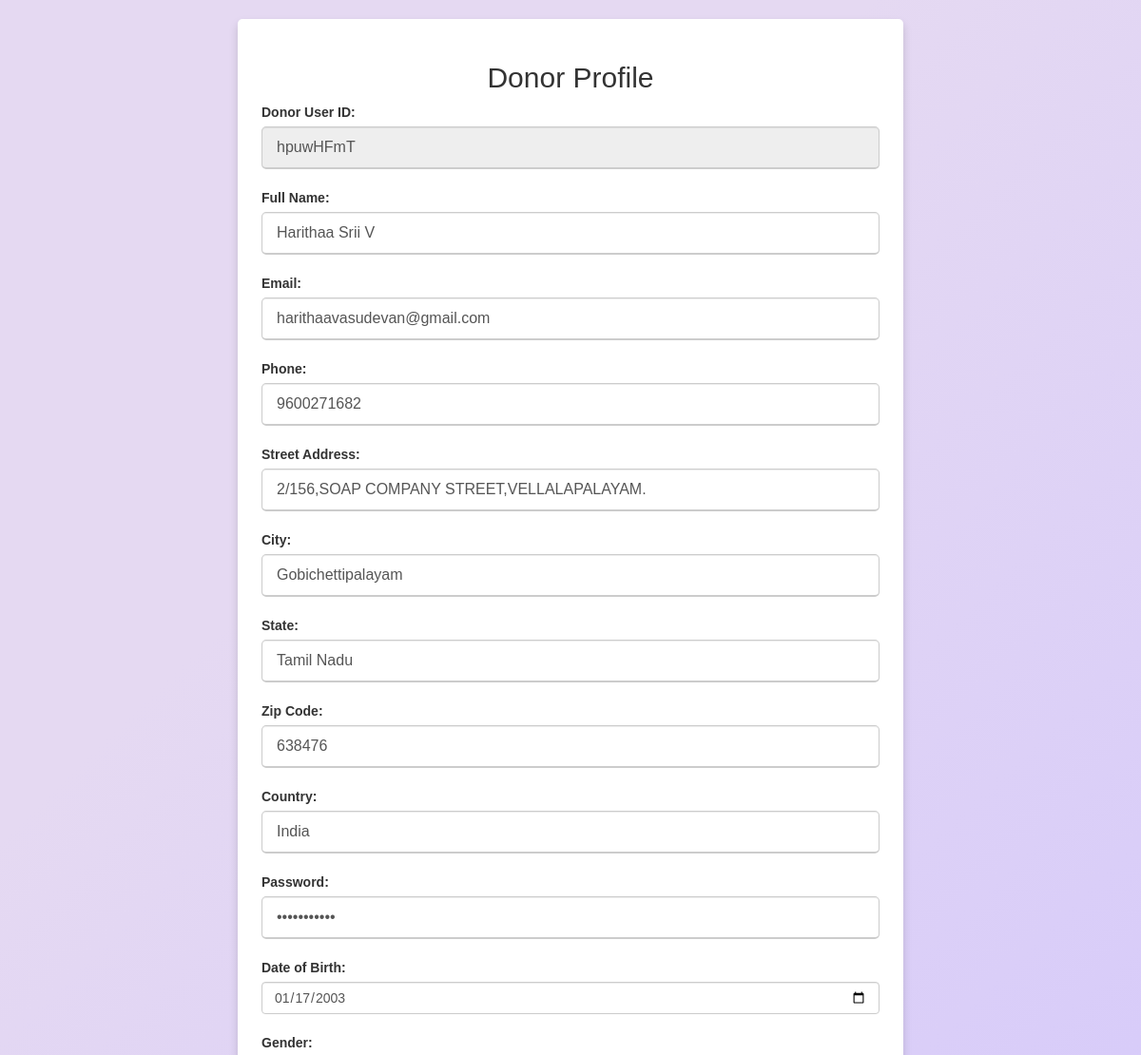
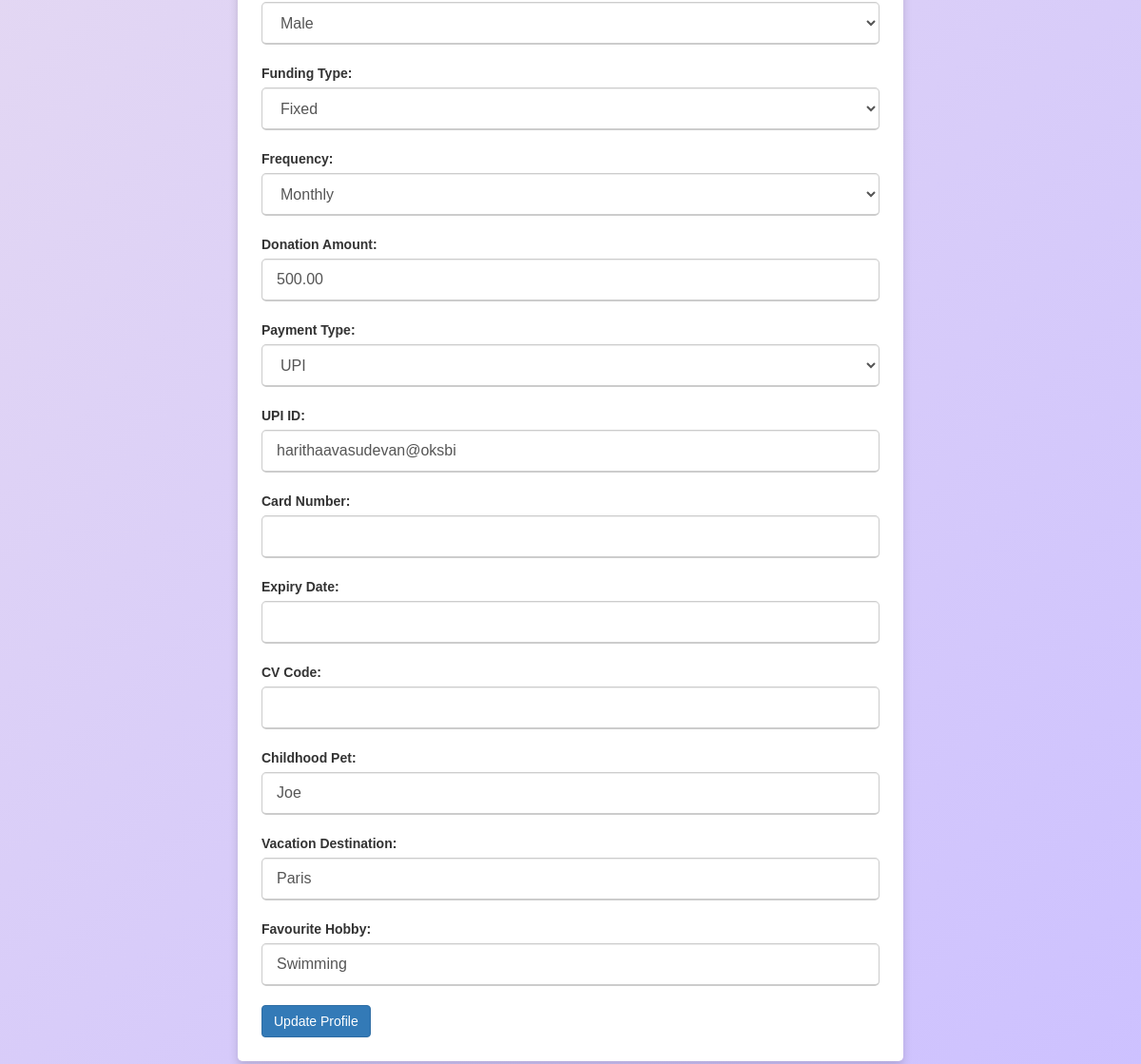
The page /Donor/donor_user_profile.php (signed in) on the database its author committed (2 pictures, top to bottom).
### tables this page shows
CREATE TABLE `donor_details` (
  `donor_user_id` varchar(10) NOT NULL,
  `donor_user_name` varchar(255) DEFAULT NULL,
  `donor_user_email` varchar(255) DEFAULT NULL,
  `donor_user_phone` varchar(255) DEFAULT NULL,
  `donor_user_street` varchar(255) DEFAULT NULL,
  `donor_user_city` varchar(255) DEFAULT NULL,
  `donor_user_state` varchar(255) DEFAULT NULL,
  `donor_user_zip` varchar(255) DEFAULT NULL,
  `donor_user_country` varchar(255) DEFAULT NULL,
  `donor_user_pwd` varchar(255) DEFAULT NULL,
  `dob` date DEFAULT NULL,
  `donor_user_gender` varchar(255) NOT NULL,
  `fundingType` enum('fixed','flexible') NOT NULL,
  `frequency` enum('Weekly','Monthly') DEFAULT NULL,
  `donationAmount` decimal(10,2) DEFAULT NULL,
  `paymentType` enum('upi','credit-debit-card') NOT NULL,
  `upiId` varchar(100) DEFAULT NULL,
  `cardNumber` varchar(20) DEFAULT NULL,
  `expiry` varchar(7) DEFAULT NULL,
  `cvCode` varchar(10) DEFAULT NULL,
  `childhood_pet` varchar(100) NOT NULL,
  `vacation_destination` varchar(100) NOT NULL,
  `favourite_hobby` varchar(100) NOT NULL,
  `submission_date` timestamp NOT NULL DEFAULT current_timestamp()
);

### Donor/donor_user_profile.php (the view, shortened to what this page needs)
<?php
$servername = "localhost";
$username = "root";
$password = "";
$database = "crowdfund";
$conn = new mysqli($servername, $username, $password, $database);
$donor_user_id = $_SESSION['donor_user_id'];
$sql = "SELECT * FROM donor_details WHERE donor_user_id = '$donor_user_id'";
$result = $conn->query($sql);
if ($result->num_rows > 0) {
    $row = $result->fetch_assoc();
    $fullName = $row['donor_user_name'];
    $email = $row['donor_user_email'];
    $phone = $row['donor_user_phone'];
    $streetAddress = $row['donor_user_street'];
    $city = $row['donor_user_city'];
    $state = $row['donor_user_state'];
    $zipCode = $row['donor_user_zip'];
    $country = $row['donor_user_country'];
    $password = $row['donor_user_pwd'];
    $dob = $row['dob'];
    $gender = $row['donor_user_gender'];
    $fundingType = $row['fundingType'];
    $frequency = $row['frequency'];
    $donationAmount = $row['donationAmount'];
    $paymentType = $row['paymentType'];
    $upiId = $row['upiId'];
    $cardNumber = $row['cardNumber'];
    $expiry = $row['expiry'];
    $cvCode = $row['cvCode'];
    $childhoodPet = $row['childhood_pet'];
    $vacationDestination = $row['vacation_destination'];
    $favouriteHobby = $row['favourite_hobby'];
} else {
    echo "No donor details found!";
}
?>
<!DOCTYPE html>
<html lang="en">
<head>
    <link rel="stylesheet" href="https://maxcdn.bootstrapcdn.com/bootstrap/3.3.6/css/bootstrap.min.css">
</head>
<body>
    <div class="container">
        <h1 class="main-heading">Donor Profile</h1>
        <form id="profile-form" action="donor_user_profile.php" method="post">
        <div class="form-group">
            <label for="donor_user_id">Donor User ID:</label>
            <input type="text" id="donor_user_id" name="donor_user_id" class="form-control" value="<?php echo $donor_user_id; ?>" disabled>
        </div>
            <div class="form-group">
                <label for="fullName">Full Name:</label>
                <input type="text" id="fullName" name="fullName" class="form-control" value="<?php echo $fullName; ?>" required>
            </div>
            <div class="form-group">
                <label for="email">Email:</label>
                <input type="email" id="email" name="email" class="form-control" value="<?php echo $email; ?>" required>
            </div>
            <div class="form-group">
                <label for="phone">Phone:</label>
                <input type="tel" id="phone" name="phone" class="form-control" value="<?php echo $phone; ?>" required>
            </div>
            <div class="form-group">
                <label for="streetAddress">Street Address:</label>
                <input type="text" id="streetAddress" name="streetAddress" class="form-control" value="<?php echo $streetAddress; ?>" required>
            </div>
            <div class="form-group">
                <label for="city">City:</label>
                <input type="text" id="city" name="city" class="form-control" value="<?php echo $city; ?>" required>
            </div>
            <div class="form-group">
                <label for="state">State:</label>
                <input type="text" id="state" name="state" class="form-control" value="<?php echo $state; ?>" required>
            </div>
            <div class="form-group">
                <label for="zipCode">Zip Code:</label>
                <input type="text" id="zipCode" name="zipCode" class="form-control" value="<?php echo $zipCode; ?>" required>
            </div>
            <div class="form-group">
                <label for="country">Country:</label>
                <input type="text" id="country" name="country" class="form-control" value="<?php echo $country; ?>" required>
            </div>
            <div class="form-group">
                <label for="password">Password:</label>
                <input type="password" id="password" name="password" class="form-control" value="<?php echo $password; ?>" required>
            </div>
            <div class="form-group">
                <label for="dob">Date of Birth:</label>
                <input type="date" id="dob" name="dob" class="form-control" value="<?php echo $dob; ?>" required>
            </div>
            <div class="form-group">
                <label for="gender">Gender:</label>
                <select id="gender" name="gender" class="form-control" required>
                    <option value="Male" <?php if ($gender == 'Male') echo 'selected'; ?>>Male</option>
                </select>
            </div>
            <div class="form-group">
                <label for="fundingType">Funding Type:</label>
                <select id="fundingType" name="fundingType" class="form-control" required>
                    <option value="Fixed" <?php if ($fundingType == 'fixed') echo 'selected'; ?>>Fixed</option>
                </select>
            </div>
            <div class="form-group">
                <label for="frequency">Frequency:</label>
                <select id="frequency" name="frequency" class="form-control" required>
                    <option value="Monthly" <?php if ($frequency == 'Monthly') echo 'selected'; ?>>Monthly</option>
                </select>
            </div>
            <div class="form-group">
                <label for="amount">Donation Amount:</label>
                <input type="number" id="amount" name="amount" class="form-control" value="<?php echo $donationAmount; ?>">
            </div>
            <div class="form-group">
                <label for="paymentType">Payment Type:</label>
                <select id="paymentType" name="paymentType" class="form-control" required>
                    <option value="UPI" <?php if ($paymentType == 'UPI') echo 'selected'; ?>>UPI</option>
                </select>
            </div>
            <div class="form-group">
                <label for="upiId">UPI ID:</label>
                <input type="text" id="upiId" name="upiId" class="form-control" value="<?php echo $upiId; ?>">
            </div>
            <div class="form-group">
                <label for="cardNumber">Card Number:</label>
                <input type="text" id="cardNumber" name="cardNumber" class="form-control" value="<?php echo $cardNumber; ?>">
            </div>
            <div class="form-group">
                <label for="expiry">Expiry Date:</label>
                <input type="text" id="expiry" name="expiry" class="form-control" value="<?php echo $expiry; ?>">
            </div>
            <div class="form-group">
                <label for="cvCode">CV Code:</label>
                <input type="text" id="cvCode" name="cvCode" class="form-control" value="<?php echo $cvCode; ?>">
            </div>
            <div class="form-group">
                <label for="childhood_pet">Childhood Pet:</label>
                <input type="text" id="childhood_pet" name="childhood_pet" class="form-control" value="<?php echo $childhoodPet; ?>" required>
            </div>
            <div class="form-group">
                <label for="vacation_destination">Vacation Destination:</label>
                <input type="text" id="vacation_destination" name="vacation_destination" class="form-control" value="<?php echo $vacationDestination; ?>" required>
            </div>
            <div class="form-group">
                <label for="favourite_hobby">Favourite Hobby:</label>
                <input type="text" id="favourite_hobby" name="favourite_hobby" class="form-control" value="<?php echo $favouriteHobby; ?>" required>
            </div>
            <button type="submit" class="btn btn-primary">Update Profile</button>
        </form>
</div>
</body>
</html>

### Donor/donor_user_profile.php (style rules this page uses)
body { font-family: 'Poppins', sans-serif; background-color: #cdc1ff; background-image: linear-gradient(316deg, #cdc1ff 0%, #e5d9f2 74%); padding: 20px; }
.container { max-width: 700px; width: 100%; background-color: #fff; padding: 25px; border-radius: 5px; box-shadow: 0 5px 10px rgba(0, 0, 0, 0.15); }
.main-heading { text-align: center; font-size: 30px; }
.form-group { margin-bottom: 20px; }
.form-group label { font-weight:bold; }
.form-group input[type="text"], .form-group input[type="email"], .form-group input[type="tel"], .form-group input[type="number"], .form-group input[type="password"], .form-group select { height: 45px; width: 100%; outline: none; font-size: 16px; border-radius: 5px; padding-left: 15px; border: 1px solid #ccc; border-bottom-width: 2px; transition: all 0.3s ease; }

### rows shown on the page
donor_details: fullName "Harithaa Srii V", email "harithaavasudevan@gmail.com", phone "9600271682", streetAddress "2/156,SOAP COMPANY STREET,VELLALAPALAYAM.", city "Gobichettipalayam", state "Tamil Nadu", zipCode "638476", country "India", dob "01/17/2003", gender "Male", fundingType "Fixed", frequency "Monthly", amount "500.00", upiId "harithaavasudevan@oksbi", childhood_pet "Joe", vacation_destination "Paris", favourite_hobby "Swimming"
